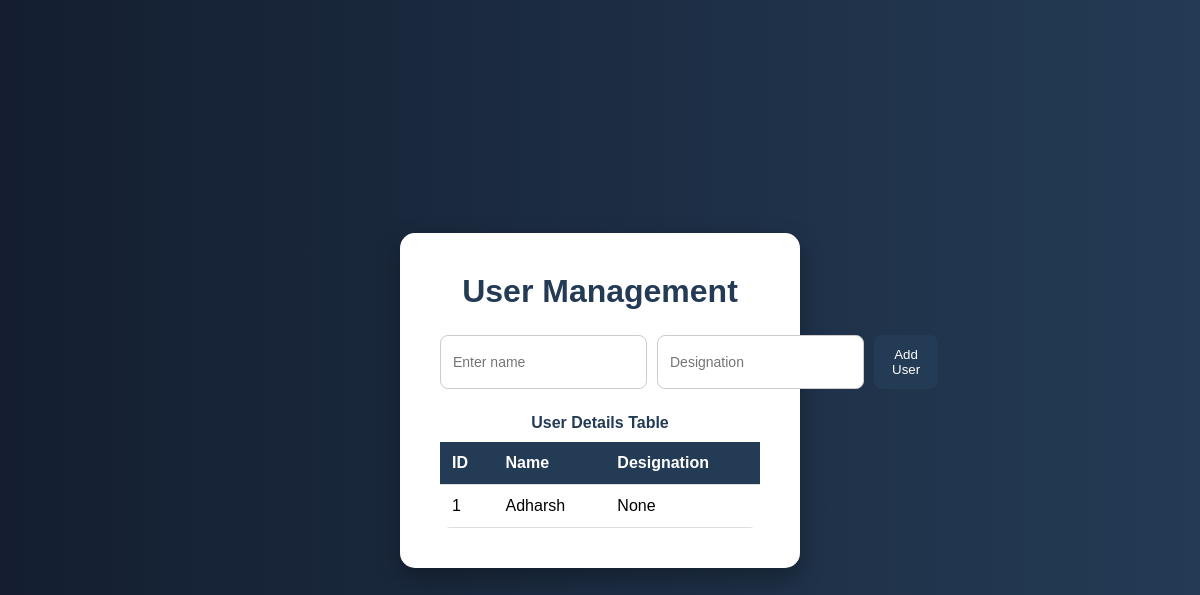
Before: / with the older database file.
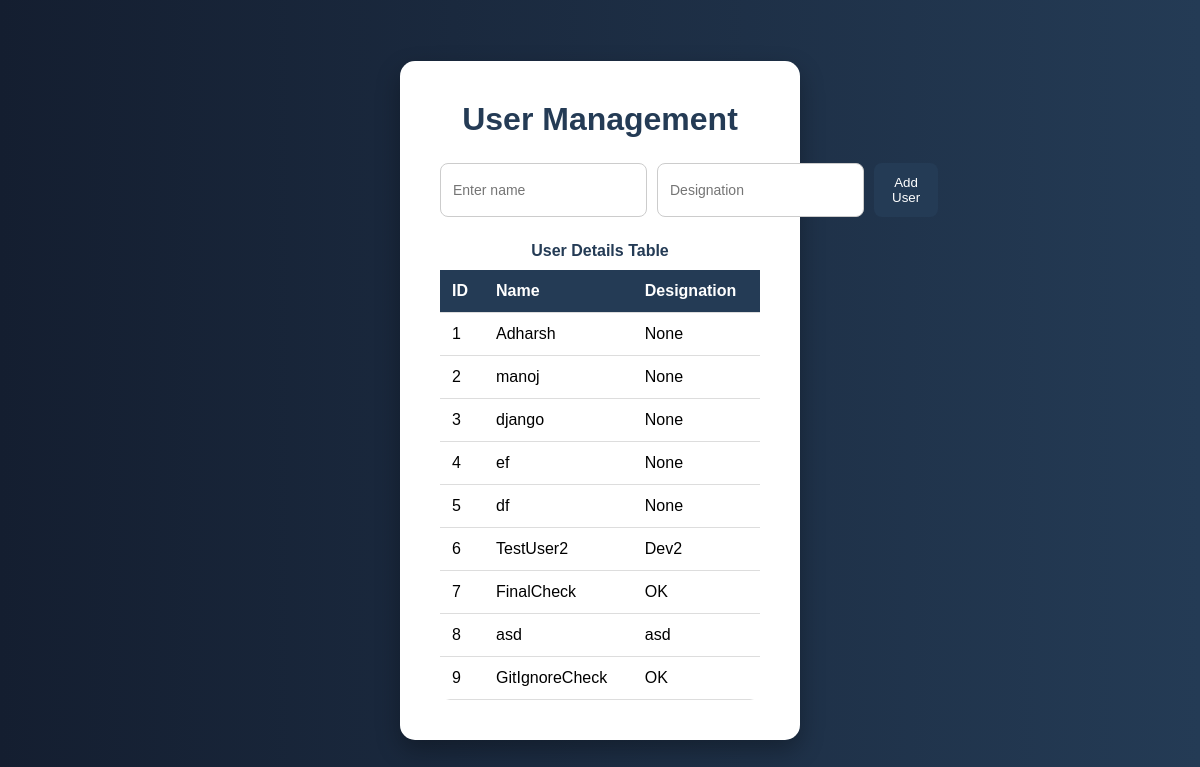
After: the same page with the newer database file.
### tables this page shows
CREATE TABLE users (
            id INTEGER PRIMARY KEY AUTOINCREMENT,
            name TEXT NOT NULL
        , Designation TEXT);

### app.py (the view)
@app.route('/')
def home():
    conn = sqlite3.connect(DB_PATH)
    cursor = conn.cursor()
    cursor.execute("SELECT * FROM users")
    users = cursor.fetchall()
    conn.close()
    return render_template('index.html', users=users)

### templates/index.html (shortened to what this page needs)
<!DOCTYPE html>
<html lang="en">
<head>
</head>
<body>
    <div class="container">
        <h1>User Management</h1>
        <form action="/add" method="POST">
            <input type="text" name="name" placeholder="Enter name" required>
            <input type="text" name="Designation" placeholder="Designation" required>
            <button type="submit">Add User</button>
        </form>
        <table>
            <caption>User Details Table</caption>
            <tr>
                <th>ID</th>
                <th>Name</th>
                <th>Designation</th>
            </tr>
            {% for user in users %}
            <tr>
                <td>{{ user[0] }}</td>
                <td>{{ user[1] }}</td>
                <td>{{ user[2] }}</td>
            </tr>
            {% endfor %}
        </table>
    </div>
</body>
</html>

### templates/index.html (style rules this page uses)
* { margin:0; padding:0; box-sizing:border-box; }
body { font-family: Arial, sans-serif; background: linear-gradient(to right, #141e30, #243b55); min-height:100vh; display:flex; justify-content:center; align-items:center; }
.container { background:white; padding:40px; border-radius:15px; width:400px; box-shadow:0 10px 25px rgba(0,0,0,0.3); }
h1 { text-align:center; margin-bottom:25px; color:#243b55; }
form { display:flex; gap:10px; margin-bottom:25px; }
input { flex:1; padding:12px; border:1px solid #ccc; border-radius:8px; outline:none; font-size:14px; }
button { padding:12px 18px; background:#243b55; color:white; border:none; border-radius:8px; cursor:pointer; transition:0.3s; }
table { width:100%; border-collapse:collapse; overflow:hidden; border-radius:10px; }
caption { margin-bottom:10px; font-weight:bold; color:#243b55; }
th { background:#243b55; color:white; }
th, td { padding:12px; text-align:left; border-bottom:1px solid #ddd; }

Changed rows visible on the page:
added users: id "2", name "manoj", user "None"
added users: id "3", name "django", user "None"
added users: id "4", name "ef", user "None"
added users: id "5", name "df", user "None"
added users: id "6", name "TestUser2", Designation "Dev2"
added users: id "7", name "FinalCheck", Designation "OK"
added users: id "8", name "asd", Designation "asd"
added users: id "9", name "GitIgnoreCheck", Designation "OK"
